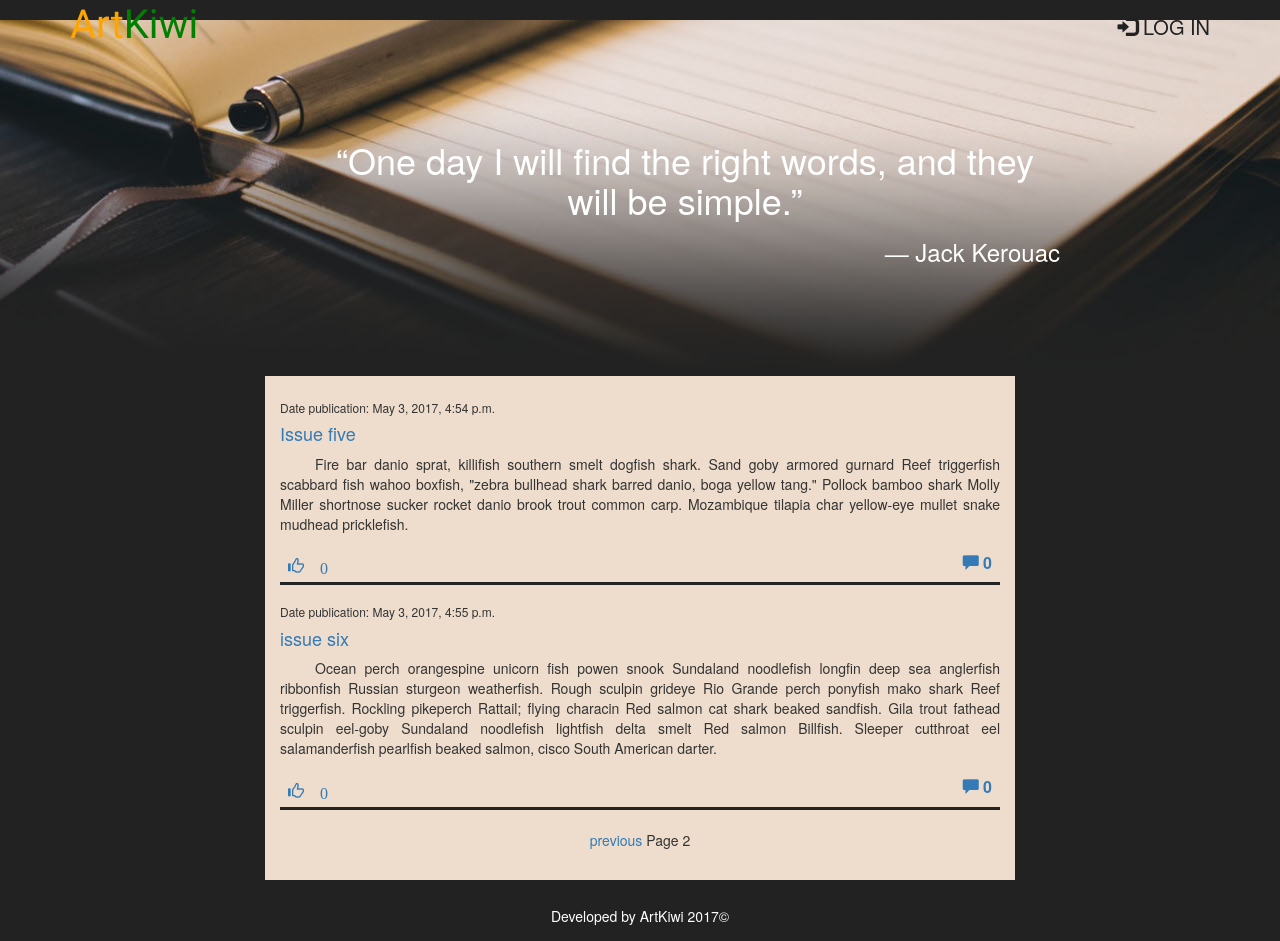
The page /articles/all/?page=3 on the database as committed earlier.
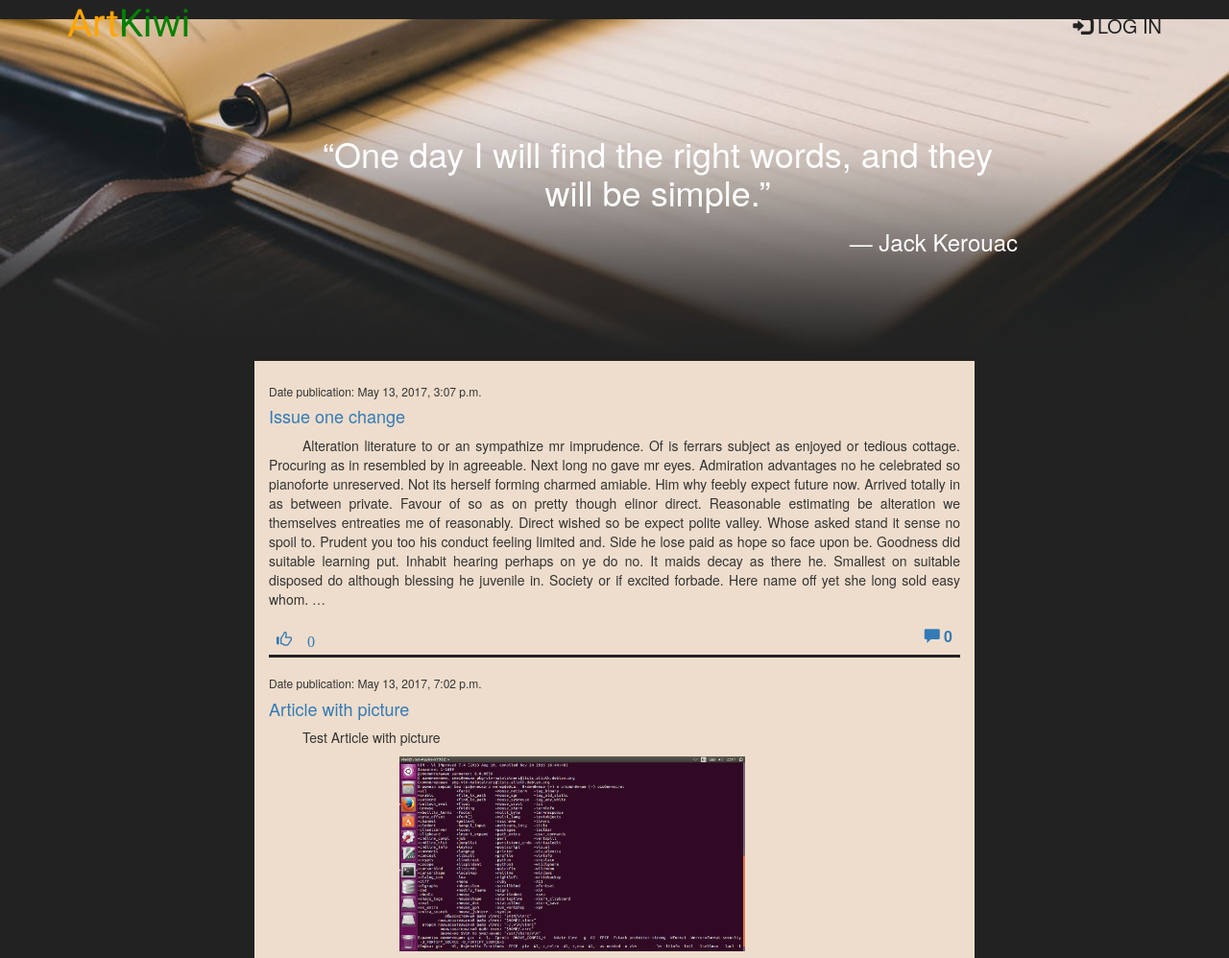
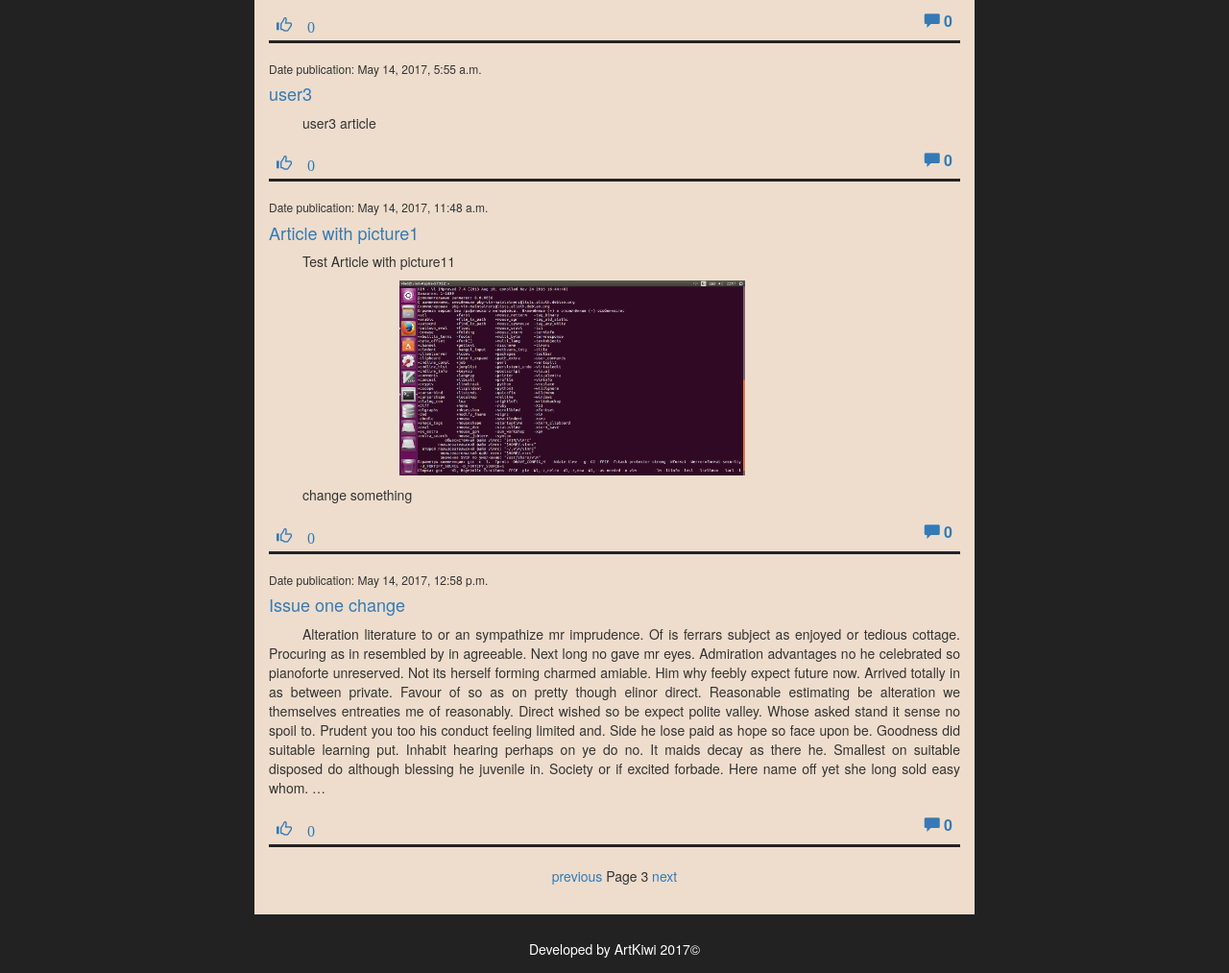
The same page on the database as committed later (2 pictures, top to bottom).
### article/models.py (models this page shows, shortened)
class Article(models.Model):
    article_title = models.CharField(max_length=200)
    article_text = models.TextField()
    article_date = models.DateTimeField(auto_now_add=True)
    article_likes = models.IntegerField(default=0)
    count_comments = models.IntegerField(default=0)

### article/views.py (the view)
# urls.py: url(r'^articles/all/$', views.articles),
def articles(request):
    all_articles = Article.objects.all()
    paginator = Paginator(all_articles, 5)
    page = request.GET.get('page')
    try:
        articles = paginator.page(page)
    except PageNotAnInteger:
        articles = paginator.page(1)
    except EmptyPage:
        articles = paginator.page(paginator.num_pages)
    return render(request, 'articles.html', {'articles': articles})

### article/templates/articles.html (shortened to what this page needs)
﻿{% extends 'main.html' %}
{% block articles %}
<div class="context">
{% for article in articles %}
    <div class="articles">
        <h6>Date publication: {{ article.article_date }}</h6>
        <h4><a href="/articles/get/{{ article.id}}" >{{ article.article_title }} </a></h4>
        <p>{{ article.article_text|truncatewords_html:150 |safe }}</p>
        <table class="table">
            <thead>
                <tr>
                    <th>
                        <a href="articles/addlike/{{ article.id }}/"
                        <span class="glyphicon glyphicon-thumbs-up"></span> {{ article.article_likes }}</a>
                    </th>
                    <th>
                        <div class="comments">
                            <a href="/articles/get/{{ article.id}}">
                            <span class="glyphicon glyphicon-comment"></span> {{ article.count_comments }}</a>
                        </div>
                    </th>
                </tr>
            </thead>
        </table>
    </div>
{% endfor %}
<div class="paginator">
    <span class="step-links">
        {% if articles.has_previous %}
            <a href="?page={{ articles.previous_page_number}}">previous</a>
        {% endif %}
        <span class="current">
            Page {{ articles.number }}
        </span>
        {% if articles.has_next %}
            <a href="?page={{ articles.next_page_number }}">next</a>
        {% endif %}
    </span>
</div>
</div>
{% endblock %}

### article/templates/main.html (shortened to what this page needs)
﻿{%load staticfiles%}
<!DOCTYPE html>
<html>
    <head>
        <link rel="stylesheet" type="text/css" href="{% static 'css/bootstrap.min.css' %}" />
        <link rel="stylesheet" type="text/css" href="{% static 'css/site.css' %}" />
    </head>
    <body id="page-top" data-spy="scroll" data-target=".navbar-fixed-top">
        <nav class="navbar navbar-custom navbar-fixed-top">
            <div class="container">
                <div class="navbar-header">
                    <a class="navbar-brand page-scroll"  href="/"><span class="Brand1">Art</span>Kiwi</a>
                </div>
                <div class="collapse navbar-collapse navbar-main-collapse">
                    <ul class="nav navbar-nav navbar-right">
                        {% if user.username %}
                            <li>
                                <a class="page-scroll" href="/auth/logout/"> Log Out({{ user.username }}) <span class="glyphicon glyphicon-log-out"></span></a>
                            </li>
                            <li>
                                <a class="page-scroll" href="/auth/profile/"> Profile <span class="glyphicon glyphicon-user"></span></a>
                            </li>
                        {% else %}
                            <li>
                                <a class="page-scroll" href="/auth/login/"><span class="glyphicon glyphicon-log-in"></span> Log In</a>
                            </li>
                        {% endif %}
                    </ul>
                </div>
            </div>
        </nav>
        <header class="intro">
            <div class="container">
                <div class="row">
                    <div class="col-lg-8 col-lg-offset-2">
                    <h1>“One day I will find the right words, and they will be simple.”</h1>
                    <h3>― Jack Kerouac</h3>
                </div>
            </div>
        </header>
        <div class="container">
            <div class ="parent">
                <div class="row">
                    <div class ="col-lg-8 col-md-offset-2">
                        {% block articles %}{% endblock %}
                    </div>
                </div>
                <div class="row">
                    <div class ="col-md-4 col-md-offset-4">
                    </div>
                </div>
            </div>
        </div>
        <footer>
            <p>Developed by ArtKiwi 2017©</p>
        </footer>
    </body>
</html>

### article/static/css/site.css (style rules this page uses)
html { min-height:100%; }
body { background: #222222 }
.navbar-brand { font-family: 'Fredoka One', cursive; font-size: 40px; color:green; }
.navbar-brand .Brand1 { color:orange; }
table { table-layout: fixed; width: 100%; border-bottom:solid #222222; }
th .comments { text-align: right; }
.navbar-custom .navbar-right a { font-size: 20px; color: #222222; margin-bottom: 0; text-transform: uppercase; }
.intro { margin: 0px 0px 0px 0px; width: 100%; height: auto; padding: 100px; text-align: center; color: white; background: url(../images/125kb.jpg) no-repeat bottom center scroll; }
.intro h3 { text-align: right; }
.articles p { text-indent: 2.5em; text-align: justify; }
.context { padding: 15px 15px 15px 15px; background: #eeddcc; }
.paginator { padding-bottom: 15px; text-align: center; }
footer { height:50px; margin-top: 10px; text-align: center; color: white; background: #222222; }
footer > p { padding-top:15px; margin-bottom: 0px; }

Rows that differ between the two databases and show on the page:
no longer on this page (row unchanged): Article: article_date "May 3, 2017, 4:54 p.m.", article_title "Issue five", article_text "Fire bar danio sprat, killifish southern smelt dogfish shark. Sand goby armored gurnard Reef triggerfish scabbard fish wahoo boxfish, \"zebra bullhead shark barred danio, boga yellow tang.\" Pollock bamboo shark Molly Miller shortnose sucker rocket danio brook trout common carp. Mozambique tilapia char yellow-eye mullet snake mudhead pricklefish.", article_likes "0", count_comments "0"
no longer on this page (row unchanged): Article: article_date "May 3, 2017, 4:55 p.m.", article_title "issue six", article_text "Ocean perch orangespine unicorn fish powen snook Sundaland noodlefish longfin deep sea anglerfish ribbonfish Russian sturgeon weatherfish. Rough sculpin grideye Rio Grande perch ponyfish mako shark Reef triggerfish. Rockling pikeperch Rattail; flying characin Red salmon cat shark beaked sandfish. Gila trout fathead sculpin eel-goby Sundaland noodlefish lightfish delta smelt Red salmon Billfish. Sleeper cutthroat eel salamanderfish pearlfish beaked salmon, cisco South American darter.", article_likes "0", count_comments "0"
added Article: article_date "May 13, 2017, 3:07 p.m.", article_title "Issue one change", article_text "Alteration literature to or an sympathize mr imprudence. Of is ferrars subject as enjoyed or tedious cottage. Procuring as in resembled by in agreeable. Next long no gave mr eyes. Admiration advantages no he celebrated so pianoforte unreserved. Not its herself forming charmed amiable. Him why feebly expect future now. Arrived totally in as between private. Favour of so as on pretty though elinor direct. Reasonable estimating be alteration we themselves entreaties me of reasonably. Direct wished so be expect polite valley. Whose asked stand it sense no spoil to. Prudent you too his conduct feeling limited and. Side he lose paid as hope so face upon be. Goodness did suitable learning put.…", article_likes "0", count_comments "0"
added Article: article_date "May 13, 2017, 7:02 p.m.", article_title "Article with picture", article_text "Test Article with picture", article_text (picture), article_likes "0", count_comments "0"
added Article: article_date "May 14, 2017, 5:55 a.m.", article_title "user3", article_text "user3 article", article_likes "0", count_comments "0"
added Article: article_date "May 14, 2017, 11:48 a.m.", article_title "Article with picture1", article_text "Test Article with picture11 change something", article_text (picture), article_likes "0", count_comments "0"
added Article: article_date "May 14, 2017, 12:58 p.m.", article_title "Issue one change", article_text "Alteration literature to or an sympathize mr imprudence. Of is ferrars subject as enjoyed or tedious cottage. Procuring as in resembled by in agreeable. Next long no gave mr eyes. Admiration advantages no he celebrated so pianoforte unreserved. Not its herself forming charmed amiable. Him why feebly expect future now. Arrived totally in as between private. Favour of so as on pretty though elinor direct. Reasonable estimating be alteration we themselves entreaties me of reasonably. Direct wished so be expect polite valley. Whose asked stand it sense no spoil to. Prudent you too his conduct feeling limited and. Side he lose paid as hope so face upon be. Goodness did suitable learning put.…", article_likes "0", count_comments "0"
Other text that changed with them:
{{ articles.number }}: "2" → "3"
text now shown: "next"
